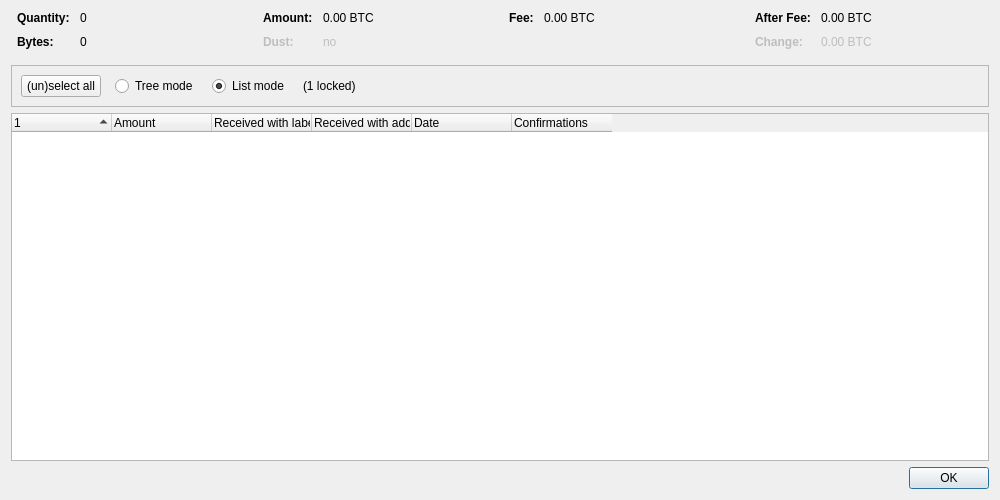
<?xml version="1.0" encoding="UTF-8"?>
<ui version="4.0">
 <class>CoinControlDialog</class>
 <widget class="QDialog" name="CoinControlDialog">
  <property name="geometry">
   <rect>
    <x>0</x>
    <y>0</y>
    <width>1000</width>
    <height>500</height>
   </rect>
  </property>
  <property name="windowTitle">
   <string>Coin Selection</string>
  </property>
  <layout class="QVBoxLayout" name="verticalLayout">
   <item>
    <layout class="QHBoxLayout" name="horizontalLayoutTop" stretch="0,0,0,0">
     <property name="topMargin">
      <number>0</number>
     </property>
     <property name="bottomMargin">
      <number>10</number>
     </property>
     <item>
      <layout class="QFormLayout" name="formLayoutCoinControl1">
       <property name="horizontalSpacing">
        <number>10</number>
       </property>
       <property name="verticalSpacing">
        <number>10</number>
       </property>
       <property name="leftMargin">
        <number>6</number>
       </property>
       <property name="rightMargin">
        <number>6</number>
       </property>
       <item row="0" column="0">
        <widget class="QLabel" name="labelCoinControlQuantityText">
         <property name="font">
          <font>
           <weight>75</weight>
           <bold>true</bold>
          </font>
         </property>
         <property name="text">
          <string>Quantity:</string>
         </property>
        </widget>
       </item>
       <item row="0" column="1">
        <widget class="QLabel" name="labelCoinControlQuantity">
         <property name="cursor">
          <cursorShape>IBeamCursor</cursorShape>
         </property>
         <property name="contextMenuPolicy">
          <enum>Qt::ActionsContextMenu</enum>
         </property>
         <property name="text">
          <string notr="true">0</string>
         </property>
         <property name="textInteractionFlags">
          <set>Qt::LinksAccessibleByMouse|Qt::TextSelectableByMouse</set>
         </property>
        </widget>
       </item>
       <item row="1" column="0">
        <widget class="QLabel" name="labelCoinControlBytesText">
         <property name="font">
          <font>
           <weight>75</weight>
           <bold>true</bold>
          </font>
         </property>
         <property name="text">
          <string>Bytes:</string>
         </property>
        </widget>
       </item>
       <item row="1" column="1">
        <widget class="QLabel" name="labelCoinControlBytes">
         <property name="cursor">
          <cursorShape>IBeamCursor</cursorShape>
         </property>
         <property name="contextMenuPolicy">
          <enum>Qt::ActionsContextMenu</enum>
         </property>
         <property name="text">
          <string notr="true">0</string>
         </property>
         <property name="textInteractionFlags">
          <set>Qt::LinksAccessibleByMouse|Qt::TextSelectableByMouse</set>
         </property>
        </widget>
       </item>
      </layout>
     </item>
     <item>
      <layout class="QFormLayout" name="formLayoutCoinControl2">
       <property name="horizontalSpacing">
        <number>10</number>
       </property>
       <property name="verticalSpacing">
        <number>10</number>
       </property>
       <property name="leftMargin">
        <number>6</number>
       </property>
       <property name="rightMargin">
        <number>6</number>
       </property>
       <item row="0" column="0">
        <widget class="QLabel" name="labelCoinControlAmountText">
         <property name="font">
          <font>
           <weight>75</weight>
           <bold>true</bold>
          </font>
         </property>
         <property name="text">
          <string>Amount:</string>
         </property>
        </widget>
       </item>
       <item row="0" column="1">
        <widget class="QLabel" name="labelCoinControlAmount">
         <property name="cursor">
          <cursorShape>IBeamCursor</cursorShape>
         </property>
         <property name="contextMenuPolicy">
          <enum>Qt::ActionsContextMenu</enum>
         </property>
         <property name="text">
          <string notr="true">0.00 BTC</string>
         </property>
         <property name="textInteractionFlags">
          <set>Qt::LinksAccessibleByMouse|Qt::TextSelectableByMouse</set>
         </property>
        </widget>
       </item>
       <item row="1" column="0">
        <widget class="QLabel" name="labelCoinControlLowOutputText">
         <property name="enabled">
          <bool>false</bool>
         </property>
         <property name="font">
          <font>
           <weight>75</weight>
           <bold>true</bold>
          </font>
         </property>
         <property name="text">
          <string>Dust:</string>
         </property>
        </widget>
       </item>
       <item row="1" column="1">
        <widget class="QLabel" name="labelCoinControlLowOutput">
         <property name="enabled">
          <bool>false</bool>
         </property>
         <property name="cursor">
          <cursorShape>IBeamCursor</cursorShape>
         </property>
         <property name="contextMenuPolicy">
          <enum>Qt::ActionsContextMenu</enum>
         </property>
         <property name="text">
          <string notr="true">no</string>
         </property>
         <property name="textInteractionFlags">
          <set>Qt::LinksAccessibleByMouse|Qt::TextSelectableByMouse</set>
         </property>
        </widget>
       </item>
      </layout>
     </item>
     <item>
      <layout class="QFormLayout" name="formLayoutCoinControl3">
       <property name="horizontalSpacing">
        <number>10</number>
       </property>
       <property name="verticalSpacing">
        <number>10</number>
       </property>
       <property name="leftMargin">
        <number>6</number>
       </property>
       <property name="rightMargin">
        <number>6</number>
       </property>
       <item row="0" column="0">
        <widget class="QLabel" name="labelCoinControlFeeText">
         <property name="font">
          <font>
           <weight>75</weight>
           <bold>true</bold>
          </font>
         </property>
         <property name="text">
          <string>Fee:</string>
         </property>
        </widget>
       </item>
       <item row="0" column="1">
        <widget class="QLabel" name="labelCoinControlFee">
         <property name="cursor">
          <cursorShape>IBeamCursor</cursorShape>
         </property>
         <property name="contextMenuPolicy">
          <enum>Qt::ActionsContextMenu</enum>
         </property>
         <property name="text">
          <string notr="true">0.00 BTC</string>
         </property>
         <property name="textInteractionFlags">
          <set>Qt::LinksAccessibleByMouse|Qt::TextSelectableByMouse</set>
         </property>
        </widget>
       </item>
      </layout>
     </item>
     <item>
      <layout class="QFormLayout" name="formLayoutCoinControl4">
       <property name="horizontalSpacing">
        <number>10</number>
       </property>
       <property name="verticalSpacing">
        <number>10</number>
       </property>
       <property name="leftMargin">
        <number>6</number>
       </property>
       <property name="rightMargin">
        <number>6</number>
       </property>
       <item row="0" column="0">
        <widget class="QLabel" name="labelCoinControlAfterFeeText">
         <property name="font">
          <font>
           <weight>75</weight>
           <bold>true</bold>
          </font>
         </property>
         <property name="text">
          <string>After Fee:</string>
         </property>
        </widget>
       </item>
       <item row="0" column="1">
        <widget class="QLabel" name="labelCoinControlAfterFee">
         <property name="cursor">
          <cursorShape>IBeamCursor</cursorShape>
         </property>
         <property name="contextMenuPolicy">
          <enum>Qt::ActionsContextMenu</enum>
         </property>
         <property name="text">
          <string notr="true">0.00 BTC</string>
         </property>
         <property name="textInteractionFlags">
          <set>Qt::LinksAccessibleByMouse|Qt::TextSelectableByMouse</set>
         </property>
        </widget>
       </item>
       <item row="1" column="0">
        <widget class="QLabel" name="labelCoinControlChangeText">
         <property name="enabled">
          <bool>false</bool>
         </property>
         <property name="font">
          <font>
           <weight>75</weight>
           <bold>true</bold>
          </font>
         </property>
         <property name="text">
          <string>Change:</string>
         </property>
        </widget>
       </item>
       <item row="1" column="1">
        <widget class="QLabel" name="labelCoinControlChange">
         <property name="enabled">
          <bool>false</bool>
         </property>
         <property name="cursor">
          <cursorShape>IBeamCursor</cursorShape>
         </property>
         <property name="contextMenuPolicy">
          <enum>Qt::ActionsContextMenu</enum>
         </property>
         <property name="text">
          <string notr="true">0.00 BTC</string>
         </property>
         <property name="textInteractionFlags">
          <set>Qt::LinksAccessibleByMouse|Qt::TextSelectableByMouse</set>
         </property>
        </widget>
       </item>
      </layout>
     </item>
    </layout>
   </item>
   <item>
    <widget class="QFrame" name="frame">
     <property name="minimumSize">
      <size>
       <width>0</width>
       <height>40</height>
      </size>
     </property>
     <property name="frameShape">
      <enum>QFrame::StyledPanel</enum>
     </property>
     <property name="frameShadow">
      <enum>QFrame::Sunken</enum>
     </property>
     <layout class="QHBoxLayout" name="horizontalLayout">
      <item>
       <layout class="QHBoxLayout" name="horizontalLayoutPanel" stretch="0,0,0,0,0">
        <property name="spacing">
         <number>14</number>
        </property>
        <item>
         <widget class="QPushButton" name="pushButtonSelectAll">
          <property name="sizePolicy">
           <sizepolicy hsizetype="Maximum" vsizetype="Fixed">
            <horstretch>0</horstretch>
            <verstretch>0</verstretch>
           </sizepolicy>
          </property>
          <property name="text">
           <string>(un)select all</string>
          </property>
          <property name="autoDefault">
           <bool>false</bool>
          </property>
         </widget>
        </item>
        <item>
         <widget class="QRadioButton" name="radioTreeMode">
          <property name="sizePolicy">
           <sizepolicy hsizetype="Maximum" vsizetype="Fixed">
            <horstretch>0</horstretch>
            <verstretch>0</verstretch>
           </sizepolicy>
          </property>
          <property name="text">
           <string>Tree mode</string>
          </property>
         </widget>
        </item>
        <item>
         <widget class="QRadioButton" name="radioListMode">
          <property name="sizePolicy">
           <sizepolicy hsizetype="Maximum" vsizetype="Fixed">
            <horstretch>0</horstretch>
            <verstretch>0</verstretch>
           </sizepolicy>
          </property>
          <property name="text">
           <string>List mode</string>
          </property>
          <property name="checked">
           <bool>true</bool>
          </property>
         </widget>
        </item>
        <item>
         <widget class="QLabel" name="labelLocked">
          <property name="text">
           <string notr="true">(1 locked)</string>
          </property>
         </widget>
        </item>
        <item>
         <spacer name="horizontalSpacer">
          <property name="orientation">
           <enum>Qt::Horizontal</enum>
          </property>
          <property name="sizeHint" stdset="0">
           <size>
            <width>40</width>
            <height>20</height>
           </size>
          </property>
         </spacer>
        </item>
       </layout>
      </item>
     </layout>
    </widget>
   </item>
   <item>
    <widget class="CoinControlTreeWidget" name="treeWidget">
     <property name="contextMenuPolicy">
      <enum>Qt::CustomContextMenu</enum>
     </property>
     <property name="sortingEnabled">
      <bool>false</bool>
     </property>
     <property name="columnCount">
      <number>6</number>
     </property>
     <attribute name="headerShowSortIndicator" stdset="0">
      <bool>true</bool>
     </attribute>
     <attribute name="headerStretchLastSection">
      <bool>false</bool>
     </attribute>
     <column>
      <property name="text">
       <string/>
      </property>
     </column>
     <column>
      <property name="text">
       <string>Amount</string>
      </property>
     </column>
     <column>
      <property name="text">
       <string>Received with label</string>
      </property>
     </column>
     <column>
      <property name="text">
       <string>Received with address</string>
      </property>
     </column>
     <column>
      <property name="text">
       <string>Date</string>
      </property>
     </column>
     <column>
      <property name="text">
       <string>Confirmations</string>
      </property>
      <property name="toolTip">
       <string>Confirmed</string>
      </property>
     </column>
     <column>
      <property name="text">
       <string/>
      </property>
     </column>
     <column>
      <property name="text">
       <string/>
      </property>
     </column>
     <column>
      <property name="text">
       <string/>
      </property>
     </column>
     <column>
      <property name="text">
       <string/>
      </property>
     </column>
    </widget>
   </item>
   <item>
    <widget class="QDialogButtonBox" name="buttonBox">
     <property name="orientation">
      <enum>Qt::Horizontal</enum>
     </property>
     <property name="standardButtons">
      <set>QDialogButtonBox::Ok</set>
     </property>
    </widget>
   </item>
  </layout>
 </widget>
 <customwidgets>
  <customwidget>
   <class>CoinControlTreeWidget</class>
   <extends>QTreeWidget</extends>
   <header>qt/coincontroltreewidget.h</header>
  </customwidget>
 </customwidgets>
 <resources/>
 <connections/>
</ui>
